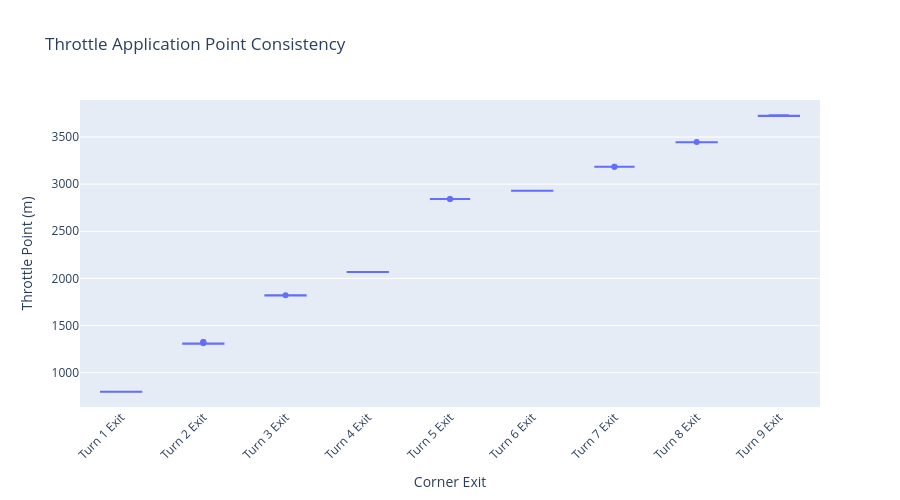

Write notebook code for a chart like this one.
### Code cell
# Visualize throttle application consistency
accel_stats = stats_df[stats_df['segment_type'] == 'acceleration'].dropna(subset=['throttle_point'])

if len(accel_stats) > 0:
    fig = px.box(
        accel_stats,
        x='segment_name',
        y='throttle_point',
        title='Throttle Application Point Consistency',
        labels={'throttle_point': 'Throttle Point (m)', 'segment_name': 'Corner Exit'}
    )
    fig.update_layout(xaxis_tickangle=-45, width=900, height=500)
    show_fig(fig)
else:
    print("No throttle data available")

### Figure 1 — Plotly figure (JSON) as saved in the notebook; plotly's stock layout.template omitted (floating-point values rounded to 4 significant figures)
{"data": [{"alignmentgroup": "True", "hovertemplate": "Corner Exit=%{x}<br>Throttle Point (m)=%{y}<extra></extra>", "legendgroup": "", "marker": {"color": "#636efa"}, "name": "", "notched": false, "offsetgroup": "", "orientation": "v", "showlegend": false, "type": "box", "x": ["Turn 1 Exit", "Turn 2 Exit", "Turn 3 Exit", "Turn 4 Exit", "Turn 5 Exit", "Turn 6 Exit", "Turn 7 Exit", "Turn 8 Exit", "Turn 9 Exit", "Turn 1 Exit", "Turn 2 Exit", "Turn 3 Exit", "Turn 4 Exit", "Turn 5 Exit", "Turn 6 Exit", "Turn 7 Exit", "Turn 8 Exit", "Turn 9 Exit", "Turn 1 Exit", "Turn 2 Exit", "Turn 3 Exit", "Turn 4 Exit", "Turn 5 Exit", "Turn 6 Exit", "Turn 7 Exit", "Turn 8 Exit", "Turn 9 Exit", "Turn 1 Exit", "Turn 2 Exit", "Turn 3 Exit", "Turn 4 Exit", "Turn 5 Exit", "Turn 6 Exit", "Turn 7 Exit", "Turn 8 Exit", "Turn 9 Exit", "Turn 1 Exit", "Turn 2 Exit", "Turn 3 Exit", "Turn 4 Exit", "Turn 5 Exit", "Turn 6 Exit", "Turn 7 Exit", "Turn 8 Exit", "Turn 9 Exit", "Turn 1 Exit", "Turn 2 Exit", "Turn 3 Exit", "Turn 4 Exit", "Turn 5 Exit", "Turn 6 Exit", "Turn 7 Exit", "Turn 8 Exit", "Turn 9 Exit", "Turn 1 Exit", "Turn 2 Exit", "Turn 3 Exit", "Turn 4 Exit", "Turn 5 Exit", "Turn 6 Exit", "Turn 7 Exit", "Turn 8 Exit", "Turn 9 Exit", "Turn 1 Exit", "Turn 2 Exit", "Turn 3 Exit", "Turn 4 Exit", "Turn 5 Exit", "Turn 6 Exit", "Turn 7 Exit", "Turn 8 Exit", "Turn 9 Exit", "Turn 1 Exit", "Turn 2 Exit", "Turn 3 Exit", "Turn 4 Exit", "Turn 5 Exit", "Turn 6 Exit", "Turn 7 Exit", "Turn 8 Exit", "Turn 9 Exit", "Turn 1 Exit", "Turn 2 Exit", "Turn 3 Exit", "Turn 4 Exit", "Turn 5 Exit", "Turn 6 Exit", "Turn 7 Exit", "Turn 8 Exit", "Turn 9 Exit", "Turn 1 Exit", "Turn 2 Exit", "Turn 3 Exit", "Turn 4 Exit", "Turn 5 Exit", "Turn 6 Exit", "Turn 7 Exit", "Turn 8 Exit", "Turn 9 Exit", "Turn 1 Exit", "Turn 2 Exit", "Turn 3 Exit", "Turn 4 Exit", "Turn 5 Exit", "Turn 6 Exit", "Turn 7 Exit", "Turn 8 Exit", "Turn 9 Exit", "Turn 1 Exit", "Turn 2 Exit", "Turn 3 Exit", "Turn 4 Exit", "Turn 5 Exit", "Turn 6 Exit", "Turn 7 Exit", "Turn 8 Exit", "Turn 9 Exit", "Turn 1 Exit", "Turn 2 Exit", "Turn 3 Exit", "Turn 4 Exit", "Turn 5 Exit", "Turn 6 Exit", "Turn 7 Exit", "Turn 8 Exit", "Turn 9 Exit"], "x0": " ", "xaxis": "x", "y": [798.9, 1325.0, 1820.0, 2068.0, 2842.0, 2929.0, 3184.0, 3445.0, 3730.0, 798.8, 1308.0, 1820.0, 2068.0, 2842.0, 2929.0, 3184.0, 3445.0, 3724.0, 798.7, 1308.0, 1820.0, 2068.0, 2842.0, 2929.0, 3184.0, 3448.0, 3723.0, 798.8, 1313.0, 1820.0, 2068.0, 2842.0, 2929.0, 3184.0, 3445.0, 3727.0, 798.8, 1308.0, 1820.0, 2068.0, 2842.0, 2929.0, 3184.0, 3445.0, 3726.0, 798.7, 1308.0, 1820.0, 2068.0, 2842.0, 2929.0, 3184.0, 3445.0, 3730.0, 798.7, 1309.0, 1820.0, 2068.0, 2842.0, 2929.0, 3184.0, 3445.0, 3723.0, 798.7, 1325.0, 1820.0, 2068.0, 2842.0, 2930.0, 3184.0, 3445.0, 3723.0, 798.9, 1308.0, 1820.0, 2068.0, 2842.0, 2929.0, 3184.0, 3445.0, 3723.0, 798.7, 1308.0, 1820.0, 2068.0, 2842.0, 2929.0, 3184.0, 3445.0, 3723.0, 798.7, 1308.0, 1820.0, 2068.0, 2842.0, 2929.0, 3184.0, 3445.0, 3723.0, 798.8, 1308.0, 1820.0, 2068.0, 2842.0, 2929.0, 3184.0, 3445.0, 3723.0, 798.8, 1308.0, 1820.0, 2068.0, 2842.0, 2929.0, 3184.0, 3445.0, 3726.0, 798.7, 1308.0, 1820.0, 2068.0, 2842.0, 2929.0, 3184.0, 3445.0, 3723.0], "y0": " ", "yaxis": "y"}], "layout": {"boxmode": "group", "height": 500, "legend": {"tracegroupgap": 0}, "title": {"text": "Throttle Application Point Consistency"}, "width": 900, "xaxis": {"anchor": "y", "domain": [0, 1], "tickangle": -45, "title": {"text": "Corner Exit"}}, "yaxis": {"anchor": "x", "domain": [0, 1], "title": {"text": "Throttle Point (m)"}}}}
